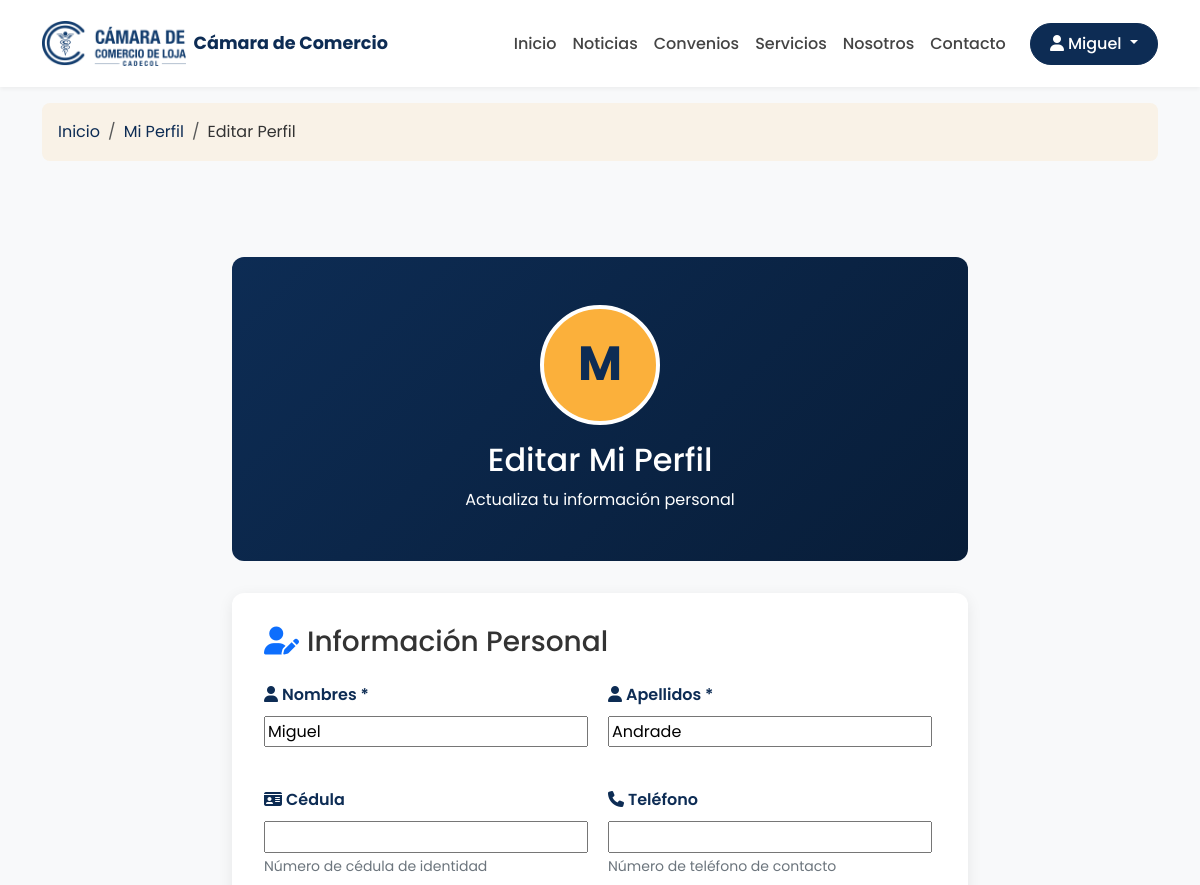
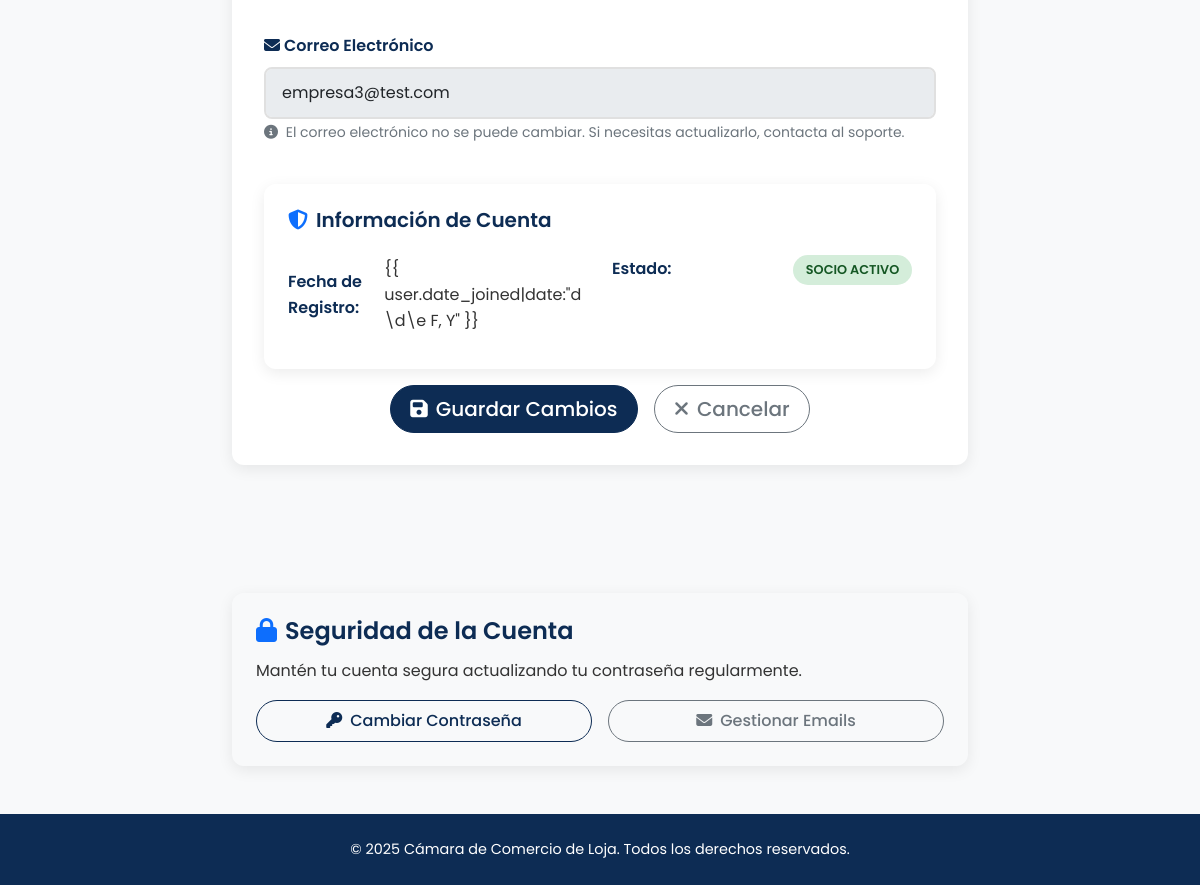
The page /usuario/perfil/editar/ (signed in) on the database its author committed (2 pictures, top to bottom).
### usuarios/models.py (models this page shows, shortened)
class Usuario(AbstractUser):
    username = None
    email = models.EmailField(_('email address'), unique=True)
    cedula = models.CharField(max_length=20, unique=True, blank=True, null=True)
    telefono = models.CharField(max_length=20, blank=True, null=True)
    USERNAME_FIELD = 'email'
    REQUIRED_FIELDS = ['first_name', 'last_name']
    objects = UsuarioManager()
    @property
    def es_socio(self):
        return hasattr(self, 'perfil_socio') and self.perfil_socio.is_active

### usuarios/views.py (the view)
# urls.py: path('perfil/editar/', views.EditarPerfilView.as_view(), name='editar_perfil'),
class EditarPerfilView(LoginRequiredMixin, UpdateView):
    model = Usuario
    template_name = 'usuarios/editar_perfil.html'
    fields = ['first_name', 'last_name', 'cedula', 'telefono']
    success_url = reverse_lazy('usuarios:perfil')
    def get_object(self):
        return self.request.user

### usuarios/templates/usuarios/editar_perfil.html (shortened to what this page needs)
{% extends 'base.html' %}
{% block content %}
<section class="py-3 bg-light">
    <div class="container">
        <nav class="breadcrumb-custom">
            <ol class="breadcrumb mb-0">
                <li class="breadcrumb-item"><a href="{% url 'web:home' %}">Inicio</a></li>
                <li class="breadcrumb-item"><a href="{% url 'usuarios:perfil' %}">Mi Perfil</a></li>
                <li class="breadcrumb-item active">Editar Perfil</li>
            </ol>
        </nav>
    </div>
</section>
<section class="py-5">
    <div class="container">
        <div class="row justify-content-center">
            <div class="col-lg-8">
                <div class="profile-header mb-4">
                    <div class="profile-avatar mx-auto">
                        {{ user.first_name.0|default:user.email.0|upper }}
                    </div>
                    <h2 class="mb-2">Editar Mi Perfil</h2>
                    <p class="mb-0">Actualiza tu información personal</p>
                </div>
                <div class="form-container">
                    <h3 class="mb-4">
                        <i class="fas fa-user-edit text-primary me-2"></i>Información Personal
                    </h3>
                    <form method="post">
                        <div class="row g-3">
                            <div class="col-md-6">
                                <div class="form-group">
                                    <label for="{{ form.first_name.id_for_label }}" class="form-label">
                                        <i class="fas fa-user me-1"></i>Nombres *
                                    </label>
                                    {{ form.first_name }}
                                </div>
                            </div>
                            <div class="col-md-6">
                                <div class="form-group">
                                    <label for="{{ form.last_name.id_for_label }}" class="form-label">
                                        <i class="fas fa-user me-1"></i>Apellidos *
                                    </label>
                                    {{ form.last_name }}
                                </div>
                            </div>
                            <div class="col-md-6">
                                <div class="form-group">
                                    <label for="{{ form.cedula.id_for_label }}" class="form-label">
                                        <i class="fas fa-id-card me-1"></i>Cédula
                                    </label>
                                    {{ form.cedula }}
                                    <small class="form-text text-muted">Número de cédula de identidad</small>
                                </div>
                            </div>
                            <div class="col-md-6">
                                <div class="form-group">
                                    <label for="{{ form.telefono.id_for_label }}" class="form-label">
                                        <i class="fas fa-phone me-1"></i>Teléfono
                                    </label>
                                    {{ form.telefono }}
                                    <small class="form-text text-muted">Número de teléfono de contacto</small>
                                </div>
                            </div>
                            <div class="col-12">
                                <div class="form-group">
                                    <label class="form-label">
                                        <i class="fas fa-envelope me-1"></i>Correo Electrónico
                                    </label>
                                    <input type="email" class="form-control" value="{{ user.email }}" disabled>
                                    <small class="form-text text-muted">
                                        <i class="fas fa-info-circle me-1"></i>
                                        El correo electrónico no se puede cambiar. Si necesitas actualizarlo, contacta
                                        al soporte.
                                    </small>
                                </div>
                            </div>
                            <div class="col-12">
                                <div class="custom-card">
                                    <div class="card-body">
                                        <h5 class="card-title">
                                            <i class="fas fa-shield-alt text-primary me-2"></i>Información de Cuenta
                                        </h5>
                                        <div class="row">
                                            <div class="col-md-6">
                                                <div class="info-row">
                                                    <span class="info-label">Fecha de Registro:</span>
                                                    <span class="info-value">{{ user.date_joined|date:"d \d\e F, Y"
                                                        }}</span>
                                                </div>
                                            </div>
                                            <div class="col-md-6">
                                                <div class="info-row">
                                                    <span class="info-label">Estado:</span>
                                                    <span class="info-value">
                                                        {% if user.es_socio %}
                                                        <span class="status-badge status-active">Socio Activo</span>
                                                        {% else %}
                                                        <span class="status-badge status-pending">Usuario
                                                            Registrado</span>
                                                        {% endif %}
                                                    </span>
                                                </div>
                                            </div>
                                        </div>
                                    </div>
                                </div>
                            </div>
                            <div class="col-12">
                                <div class="d-flex gap-3 justify-content-center">
                                    <button type="submit" class="btn btn-primary btn-lg">
                                        <i class="fas fa-save me-2"></i>Guardar Cambios
                                    </button>
                                    <a href="{% url 'usuarios:perfil' %}" class="btn btn-outline-secondary btn-lg">
                                        <i class="fas fa-times me-2"></i>Cancelar
                                    </a>
                                </div>
                            </div>
                        </div>
                    </form>
                </div>
            </div>
        </div>
    </div>
</section>
<section class="py-5 bg-light">
    <div class="container">
        <div class="row justify-content-center">
            <div class="col-lg-8">
                <div class="custom-card">
                    <div class="card-body">
                        <h4 class="card-title">
                            <i class="fas fa-lock text-primary me-2"></i>Seguridad de la Cuenta
                        </h4>
                        <p class="card-text">Mantén tu cuenta segura actualizando tu contraseña regularmente.</p>
                        <div class="row g-3">
                            <div class="col-md-6">
                                <div class="d-grid">
                                    <a href="{% url 'account_change_password' %}" class="btn btn-outline-primary">
                                        <i class="fas fa-key me-2"></i>Cambiar Contraseña
                                    </a>
                                </div>
                            </div>
                            <div class="col-md-6">
                                <div class="d-grid">
                                    <a href="{% url 'account_email' %}" class="btn btn-outline-secondary">
                                        <i class="fas fa-envelope me-2"></i>Gestionar Emails
                                    </a>
                                </div>
                            </div>
                        </div>
                    </div>
                </div>
            </div>
        </div>
    </div>
</section>
{% endblock %}

### templates/base.html (shortened to what this page needs)
{% load static %}
<!DOCTYPE html>
<html lang="es">
<head>
    <link href="https://cdn.jsdelivr.net/npm/bootstrap@5.3.3/dist/css/bootstrap.min.css" rel="stylesheet">
    <link rel="stylesheet" href="https://cdnjs.cloudflare.com/ajax/libs/font-awesome/6.5.2/css/all.min.css">
    <link rel="stylesheet" href="{% static 'css/styles.css' %}">
</head>
<body class="d-flex flex-column min-vh-100">
    <header class="sticky-top shadow-sm">
        <nav class="navbar navbar-expand-lg bg-white py-3">
            <div class="container">
                <a class="navbar-brand d-flex align-items-center" href="{% url 'web:home' %}">
                    <img src="{% static 'images/logo-camara-de-comercio-loja-cadecol.png' %}" alt="Logo" height="45" class="me-2">
                    <span class="fw-bold">Cámara de Comercio</span>
                </a>
                <div class="collapse navbar-collapse justify-content-end" id="navbarNav">
                    <ul class="navbar-nav align-items-lg-center">
                        <li class="nav-item"><a class="nav-link" href="{% url 'web:home' %}">Inicio</a></li>
                        <li class="nav-item"><a class="nav-link" href="{% url 'noticias:noticia_list' %}">Noticias</a></li>
                        <li class="nav-item"><a class="nav-link" href="{% url 'convenios:convenio_list' %}">Convenios</a></li>
                        <li class="nav-item"><a class="nav-link" href="{% url 'servicios:servicio_list' %}">Servicios</a></li>
                        <li class="nav-item"><a class="nav-link" href="{% url 'web:nosotros' %}">Nosotros</a></li>
                        <li class="nav-item"><a class="nav-link" href="{% url 'web:contacto' %}">Contacto</a></li>
                    </ul>
                    <div class="d-flex align-items-center gap-2 ps-lg-3">
                        {% if user.is_authenticated %}
                            <div class="dropdown">
                                <a href="#" class="btn btn-primary dropdown-toggle" role="button" data-bs-toggle="dropdown" aria-expanded="false">
                                    <i class="fas fa-user me-1"></i>{{ user.first_name|default:user.email }}
                                </a>
                            </div>
                        {% else %}
                            <a href="{% url 'afiliaciones:solicitar_afiliacion' %}" class="btn btn-primary">Afíliate</a>
                            <a href="{% url 'account_login' %}" class="btn btn-outline-primary">Ingresar</a>
                        {% endif %}
                    </div>
                </div>
            </div>
        </nav>
    </header>
    <main class="flex-grow-1">
        {% block content %}{% endblock %}
    </main>
    <footer class="footer-custom text-white text-center py-4 mt-auto">
        <div class="container">
            <p class="mb-0">&copy; {% now "Y" %} Cámara de Comercio de Loja. Todos los derechos reservados.</p>
        </div>
    </footer>
</body>
</html>

### static/css/styles.css (style rules this page uses)
:root { --primary-color: #0d2c54; --accent-color: #fbb03b; --light-bg: #f8f9fa; --text-color: #333; --dark-gray: #444; --border-color: #e0e0e0; --sidebar-width: 280px; --header-height: 80px; }
body { font-family: "Poppins", sans-serif; background-color: var(--light-bg); color: var(--text-color); line-height: 1.6; }
a { text-decoration: none; transition: all 0.3s ease; }
.navbar-brand span { font-size: 1.1rem; color: var(--primary-color); }
.nav-link { font-weight: 500; color: var(--dark-gray); }
.btn { border-radius: 50px; padding: 0.5rem 1.2rem; font-weight: 500; transition: all 0.3s ease; }
.btn-primary { background-color: var(--primary-color); border-color: var(--primary-color); color: white; }
.btn-outline-primary { border-color: var(--primary-color); color: var(--primary-color); }
.footer-custom { background-color: var(--primary-color); font-size: 0.9rem; color: white; padding: 1.5rem 0; }
.shadow-sm { box-shadow: 0 2px 4px rgba(0, 0, 0, 0.05) !important; }
.text-muted { color: #6c757d !important; }
.custom-card { border: none; border-radius: 12px; box-shadow: 0 4px 15px rgba(0, 0, 0, 0.08); transition: all 0.3s ease; overflow: hidden; }
.custom-card .card-body { padding: 1.5rem; }
.custom-card .card-title { color: var(--primary-color); font-weight: 600; margin-bottom: 0.75rem; }
.custom-card .card-text { color: var(--text-color); line-height: 1.6; }
.status-badge { padding: 0.4rem 0.8rem; border-radius: 20px; font-size: 0.8rem; font-weight: 600; text-transform: uppercase; }
.status-active { background-color: #d4edda; color: #155724; }
.form-container { background-color: white; border-radius: 12px; padding: 2rem; box-shadow: 0 4px 15px rgba(0, 0, 0, 0.08); margin: 2rem 0; }
.form-group { margin-bottom: 1.5rem; }
.form-label { color: var(--primary-color); font-weight: 600; margin-bottom: 0.5rem; }
.form-control { border: 2px solid var(--border-color); border-radius: 8px; padding: 0.75rem 1rem; transition: all 0.3s ease; }
.breadcrumb-custom { background-color: rgba(251, 176, 59, 0.1); padding: 1rem; border-radius: 8px; margin-bottom: 2rem; }
.breadcrumb-custom .breadcrumb-item a { color: var(--primary-color); text-decoration: none; }
.breadcrumb-custom .breadcrumb-item.active { color: var(--text-color); }
.profile-header { background: linear-gradient(135deg, var(--primary-color) 0%, #081d38 100%); color: white; padding: 3rem 0; text-align: center; border-radius: 12px; margin-bottom: 2rem; }
.profile-avatar { width: 120px; height: 120px; border-radius: 50%; border: 4px solid white; margin-bottom: 1rem; background-color: var(--accent-color); display: flex; align-items: center; justify-content: center; font-size: 3rem; color: var(--primary-color); font-weight: 700; }
.info-row { display: flex; justify-content: space-between; align-items: center; padding: 0.75rem 0; border-bottom: 1px solid var(--border-color); }
.info-row:last-child { border-bottom: none; }
.info-label { font-weight: 600; color: var(--primary-color); }
.info-value { color: var(--text-color); }

### rows shown on the page
Usuario: first_name "Miguel", first_name.0 "M", last_name "Andrade", email "empresa3@test.com"
